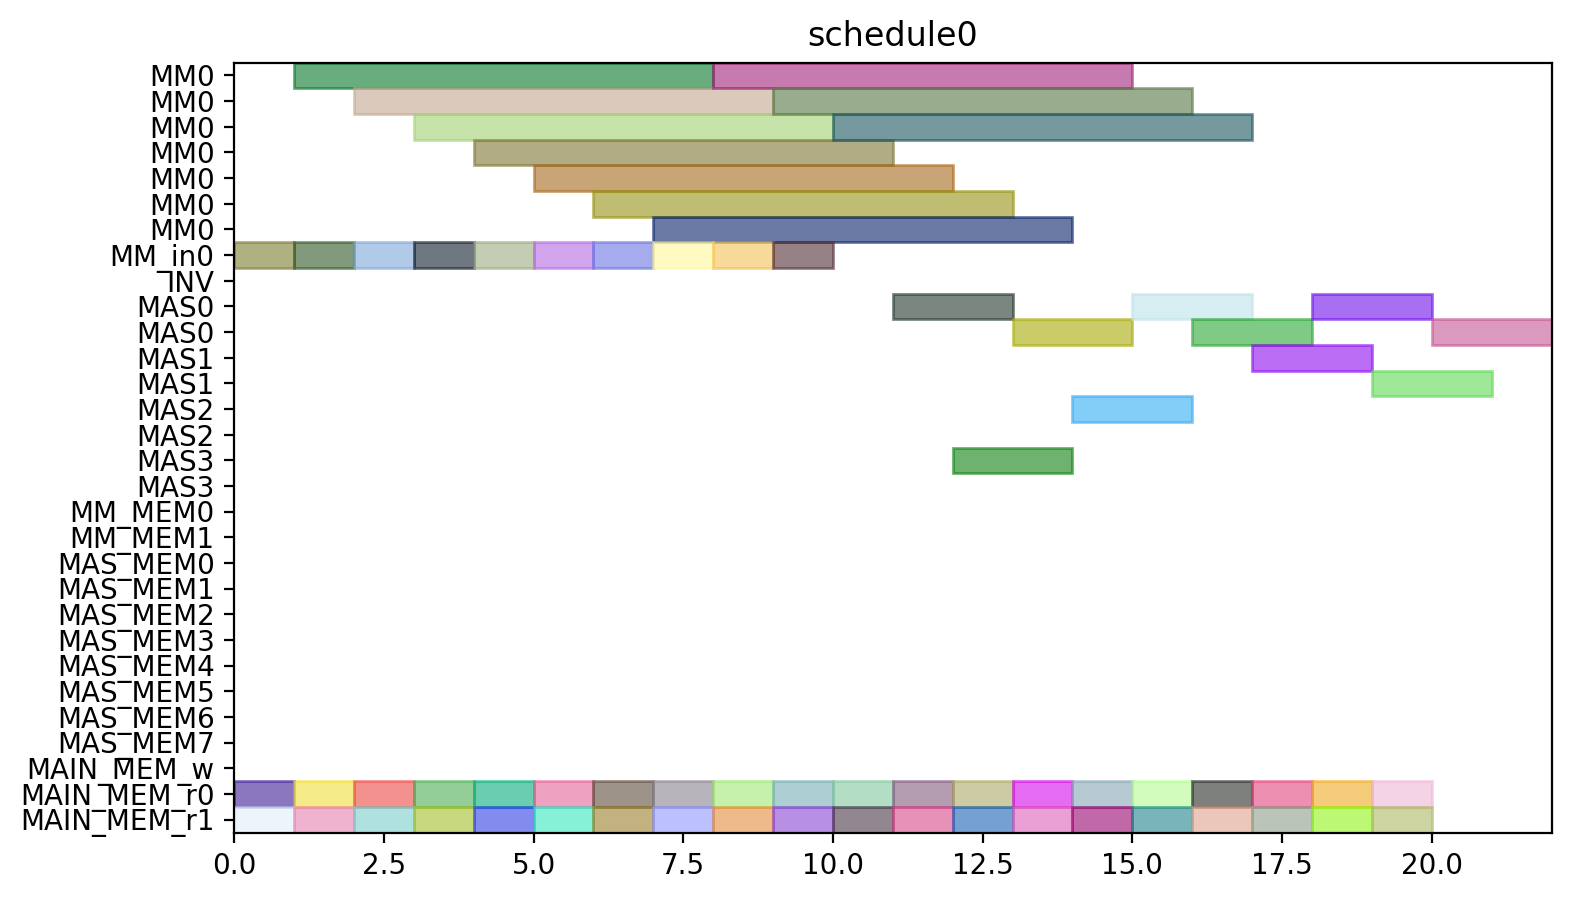

Write the Python code that produced this figure.
from pyschedule import Scenario, solvers, plotters, alt


def solve():
	horizon = 90
	S = Scenario("schedule0", horizon=horizon)

	# resource
	MM = S.Resources('MM', num=1, size=7)
	MM_in = S.Resources('MM_in', num=1)
	INV = S.Resource('INV')
	MAS = S.Resources('MAS', num=4, size=2, periods=range(1, horizon))
	MM_MEM = S.Resources('MM_MEM', num=2)
	MAS_MEM = S.Resources('MAS_MEM', num=8)
	MAIN_MEM_w = S.Resource('MAIN_MEM_w', size=1)
	MAIN_MEM_r = S.Resources('MAIN_MEM_r', num=2)

	# result of previous scheduling

	# new tasks
	c10_t0_in = S.Task('c10_t0_in', length=1, delay_cost=1)
	c10_t0_in += alt(MM_in)
	c10_t0 = S.Task('c10_t0', length=7, delay_cost=1)
	c10_t0 += alt(MM)
	S += c10_t0>=c10_t0_in

	c10_t0_mem0 = S.Task('c10_t0_mem0', length=1, delay_cost=1)
	c10_t0_mem0 += MAIN_MEM_r[0]
	S += c10_t0_mem0 <= c10_t0

	c10_t0_mem1 = S.Task('c10_t0_mem1', length=1, delay_cost=1)
	c10_t0_mem1 += MAIN_MEM_r[1]
	S += c10_t0_mem1 <= c10_t0

	c10_t1_in = S.Task('c10_t1_in', length=1, delay_cost=1)
	c10_t1_in += alt(MM_in)
	c10_t1 = S.Task('c10_t1', length=7, delay_cost=1)
	c10_t1 += alt(MM)
	S += c10_t1>=c10_t1_in

	c10_t1_mem0 = S.Task('c10_t1_mem0', length=1, delay_cost=1)
	c10_t1_mem0 += MAIN_MEM_r[0]
	S += c10_t1_mem0 <= c10_t1

	c10_t1_mem1 = S.Task('c10_t1_mem1', length=1, delay_cost=1)
	c10_t1_mem1 += MAIN_MEM_r[1]
	S += c10_t1_mem1 <= c10_t1

	c10_t2 = S.Task('c10_t2', length=2, delay_cost=1)
	c10_t2 += alt(MAS)

	c10_t2_mem0 = S.Task('c10_t2_mem0', length=1, delay_cost=1)
	c10_t2_mem0 += MAIN_MEM_r[0]
	S += c10_t2_mem0 <= c10_t2

	c10_t2_mem1 = S.Task('c10_t2_mem1', length=1, delay_cost=1)
	c10_t2_mem1 += MAIN_MEM_r[1]
	S += c10_t2_mem1 <= c10_t2

	c10_t3 = S.Task('c10_t3', length=2, delay_cost=1)
	c10_t3 += alt(MAS)

	c10_t3_mem0 = S.Task('c10_t3_mem0', length=1, delay_cost=1)
	c10_t3_mem0 += MAIN_MEM_r[0]
	S += c10_t3_mem0 <= c10_t3

	c10_t3_mem1 = S.Task('c10_t3_mem1', length=1, delay_cost=1)
	c10_t3_mem1 += MAIN_MEM_r[1]
	S += c10_t3_mem1 <= c10_t3

	c20_t0_in = S.Task('c20_t0_in', length=1, delay_cost=1)
	c20_t0_in += alt(MM_in)
	c20_t0 = S.Task('c20_t0', length=7, delay_cost=1)
	c20_t0 += alt(MM)
	S += c20_t0>=c20_t0_in

	c20_t0_mem0 = S.Task('c20_t0_mem0', length=1, delay_cost=1)
	c20_t0_mem0 += MAIN_MEM_r[0]
	S += c20_t0_mem0 <= c20_t0

	c20_t0_mem1 = S.Task('c20_t0_mem1', length=1, delay_cost=1)
	c20_t0_mem1 += MAIN_MEM_r[1]
	S += c20_t0_mem1 <= c20_t0

	c20_t1_in = S.Task('c20_t1_in', length=1, delay_cost=1)
	c20_t1_in += alt(MM_in)
	c20_t1 = S.Task('c20_t1', length=7, delay_cost=1)
	c20_t1 += alt(MM)
	S += c20_t1>=c20_t1_in

	c20_t1_mem0 = S.Task('c20_t1_mem0', length=1, delay_cost=1)
	c20_t1_mem0 += MAIN_MEM_r[0]
	S += c20_t1_mem0 <= c20_t1

	c20_t1_mem1 = S.Task('c20_t1_mem1', length=1, delay_cost=1)
	c20_t1_mem1 += MAIN_MEM_r[1]
	S += c20_t1_mem1 <= c20_t1

	c20_t2 = S.Task('c20_t2', length=2, delay_cost=1)
	c20_t2 += alt(MAS)

	c20_t2_mem0 = S.Task('c20_t2_mem0', length=1, delay_cost=1)
	c20_t2_mem0 += MAIN_MEM_r[0]
	S += c20_t2_mem0 <= c20_t2

	c20_t2_mem1 = S.Task('c20_t2_mem1', length=1, delay_cost=1)
	c20_t2_mem1 += MAIN_MEM_r[1]
	S += c20_t2_mem1 <= c20_t2

	c20_t3 = S.Task('c20_t3', length=2, delay_cost=1)
	c20_t3 += alt(MAS)

	c20_t3_mem0 = S.Task('c20_t3_mem0', length=1, delay_cost=1)
	c20_t3_mem0 += MAIN_MEM_r[0]
	S += c20_t3_mem0 <= c20_t3

	c20_t3_mem1 = S.Task('c20_t3_mem1', length=1, delay_cost=1)
	c20_t3_mem1 += MAIN_MEM_r[1]
	S += c20_t3_mem1 <= c20_t3

	c01_t0_in = S.Task('c01_t0_in', length=1, delay_cost=1)
	c01_t0_in += alt(MM_in)
	c01_t0 = S.Task('c01_t0', length=7, delay_cost=1)
	c01_t0 += alt(MM)
	S += c01_t0>=c01_t0_in

	c01_t0_mem0 = S.Task('c01_t0_mem0', length=1, delay_cost=1)
	c01_t0_mem0 += MAIN_MEM_r[0]
	S += c01_t0_mem0 <= c01_t0

	c01_t0_mem1 = S.Task('c01_t0_mem1', length=1, delay_cost=1)
	c01_t0_mem1 += MAIN_MEM_r[1]
	S += c01_t0_mem1 <= c01_t0

	c01_t1_in = S.Task('c01_t1_in', length=1, delay_cost=1)
	c01_t1_in += alt(MM_in)
	c01_t1 = S.Task('c01_t1', length=7, delay_cost=1)
	c01_t1 += alt(MM)
	S += c01_t1>=c01_t1_in

	c01_t1_mem0 = S.Task('c01_t1_mem0', length=1, delay_cost=1)
	c01_t1_mem0 += MAIN_MEM_r[0]
	S += c01_t1_mem0 <= c01_t1

	c01_t1_mem1 = S.Task('c01_t1_mem1', length=1, delay_cost=1)
	c01_t1_mem1 += MAIN_MEM_r[1]
	S += c01_t1_mem1 <= c01_t1

	c01_t2 = S.Task('c01_t2', length=2, delay_cost=1)
	c01_t2 += alt(MAS)

	c01_t2_mem0 = S.Task('c01_t2_mem0', length=1, delay_cost=1)
	c01_t2_mem0 += MAIN_MEM_r[0]
	S += c01_t2_mem0 <= c01_t2

	c01_t2_mem1 = S.Task('c01_t2_mem1', length=1, delay_cost=1)
	c01_t2_mem1 += MAIN_MEM_r[1]
	S += c01_t2_mem1 <= c01_t2

	c01_t3 = S.Task('c01_t3', length=2, delay_cost=1)
	c01_t3 += alt(MAS)

	c01_t3_mem0 = S.Task('c01_t3_mem0', length=1, delay_cost=1)
	c01_t3_mem0 += MAIN_MEM_r[0]
	S += c01_t3_mem0 <= c01_t3

	c01_t3_mem1 = S.Task('c01_t3_mem1', length=1, delay_cost=1)
	c01_t3_mem1 += MAIN_MEM_r[1]
	S += c01_t3_mem1 <= c01_t3

	c11_t0_in = S.Task('c11_t0_in', length=1, delay_cost=1)
	c11_t0_in += alt(MM_in)
	c11_t0 = S.Task('c11_t0', length=7, delay_cost=1)
	c11_t0 += alt(MM)
	S += c11_t0>=c11_t0_in

	c11_t0_mem0 = S.Task('c11_t0_mem0', length=1, delay_cost=1)
	c11_t0_mem0 += MAIN_MEM_r[0]
	S += c11_t0_mem0 <= c11_t0

	c11_t0_mem1 = S.Task('c11_t0_mem1', length=1, delay_cost=1)
	c11_t0_mem1 += MAIN_MEM_r[1]
	S += c11_t0_mem1 <= c11_t0

	c11_t1_in = S.Task('c11_t1_in', length=1, delay_cost=1)
	c11_t1_in += alt(MM_in)
	c11_t1 = S.Task('c11_t1', length=7, delay_cost=1)
	c11_t1 += alt(MM)
	S += c11_t1>=c11_t1_in

	c11_t1_mem0 = S.Task('c11_t1_mem0', length=1, delay_cost=1)
	c11_t1_mem0 += MAIN_MEM_r[0]
	S += c11_t1_mem0 <= c11_t1

	c11_t1_mem1 = S.Task('c11_t1_mem1', length=1, delay_cost=1)
	c11_t1_mem1 += MAIN_MEM_r[1]
	S += c11_t1_mem1 <= c11_t1

	c11_t2 = S.Task('c11_t2', length=2, delay_cost=1)
	c11_t2 += alt(MAS)

	c11_t2_mem0 = S.Task('c11_t2_mem0', length=1, delay_cost=1)
	c11_t2_mem0 += MAIN_MEM_r[0]
	S += c11_t2_mem0 <= c11_t2

	c11_t2_mem1 = S.Task('c11_t2_mem1', length=1, delay_cost=1)
	c11_t2_mem1 += MAIN_MEM_r[1]
	S += c11_t2_mem1 <= c11_t2

	c11_t3 = S.Task('c11_t3', length=2, delay_cost=1)
	c11_t3 += alt(MAS)

	c11_t3_mem0 = S.Task('c11_t3_mem0', length=1, delay_cost=1)
	c11_t3_mem0 += MAIN_MEM_r[0]
	S += c11_t3_mem0 <= c11_t3

	c11_t3_mem1 = S.Task('c11_t3_mem1', length=1, delay_cost=1)
	c11_t3_mem1 += MAIN_MEM_r[1]
	S += c11_t3_mem1 <= c11_t3

	c21_t0_in = S.Task('c21_t0_in', length=1, delay_cost=1)
	c21_t0_in += alt(MM_in)
	c21_t0 = S.Task('c21_t0', length=7, delay_cost=1)
	c21_t0 += alt(MM)
	S += c21_t0>=c21_t0_in

	c21_t0_mem0 = S.Task('c21_t0_mem0', length=1, delay_cost=1)
	c21_t0_mem0 += MAIN_MEM_r[0]
	S += c21_t0_mem0 <= c21_t0

	c21_t0_mem1 = S.Task('c21_t0_mem1', length=1, delay_cost=1)
	c21_t0_mem1 += MAIN_MEM_r[1]
	S += c21_t0_mem1 <= c21_t0

	c21_t1_in = S.Task('c21_t1_in', length=1, delay_cost=1)
	c21_t1_in += alt(MM_in)
	c21_t1 = S.Task('c21_t1', length=7, delay_cost=1)
	c21_t1 += alt(MM)
	S += c21_t1>=c21_t1_in

	c21_t1_mem0 = S.Task('c21_t1_mem0', length=1, delay_cost=1)
	c21_t1_mem0 += MAIN_MEM_r[0]
	S += c21_t1_mem0 <= c21_t1

	c21_t1_mem1 = S.Task('c21_t1_mem1', length=1, delay_cost=1)
	c21_t1_mem1 += MAIN_MEM_r[1]
	S += c21_t1_mem1 <= c21_t1

	c21_t2 = S.Task('c21_t2', length=2, delay_cost=1)
	c21_t2 += alt(MAS)

	c21_t2_mem0 = S.Task('c21_t2_mem0', length=1, delay_cost=1)
	c21_t2_mem0 += MAIN_MEM_r[0]
	S += c21_t2_mem0 <= c21_t2

	c21_t2_mem1 = S.Task('c21_t2_mem1', length=1, delay_cost=1)
	c21_t2_mem1 += MAIN_MEM_r[1]
	S += c21_t2_mem1 <= c21_t2

	c21_t3 = S.Task('c21_t3', length=2, delay_cost=1)
	c21_t3 += alt(MAS)

	c21_t3_mem0 = S.Task('c21_t3_mem0', length=1, delay_cost=1)
	c21_t3_mem0 += MAIN_MEM_r[0]
	S += c21_t3_mem0 <= c21_t3

	c21_t3_mem1 = S.Task('c21_t3_mem1', length=1, delay_cost=1)
	c21_t3_mem1 += MAIN_MEM_r[1]
	S += c21_t3_mem1 <= c21_t3

	solvers.mip.solve(S,msg=1,kind='CPLEX',ratio_gap=1.01)

	solution = [['hoge']*len(S.solution()[1]) for i in range(len(S.solution()))]
	for i in range(len(S.solution())):
		for j in range(len(S.solution()[i])):
			solution[i][j]=str(S.solution()[i][j])
	print(solution)

	cycles = int(solution[-1][3])

	pic_file_name = "/home/mfukuda/ABE/python/multiRAM_multiMAS/scheduling_result/stage7MM1_stage2MAS4/FROB/schedule0.png"
	if(S.solution() != []):
		plotters.matplotlib.plot(S,img_filename=pic_file_name, show_task_labels=False, fig_size=(cycles*0.25+3, 5))

	return solution
